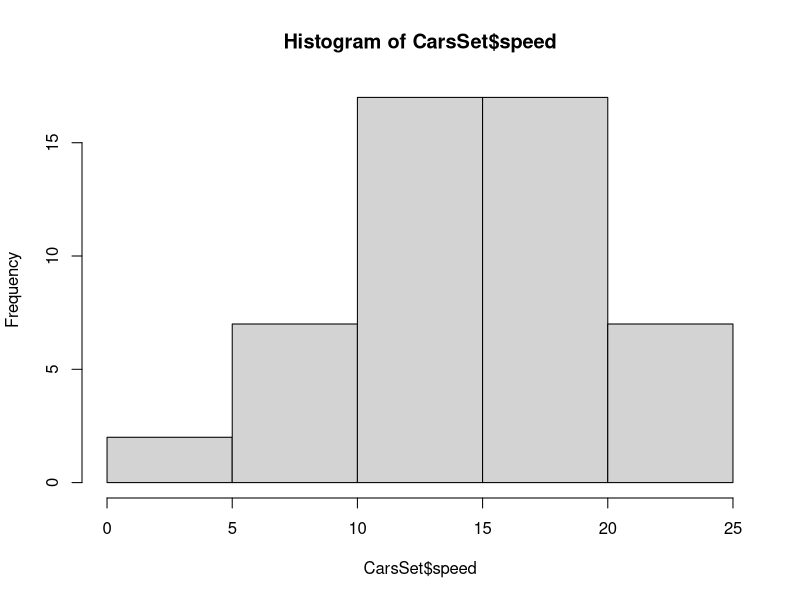
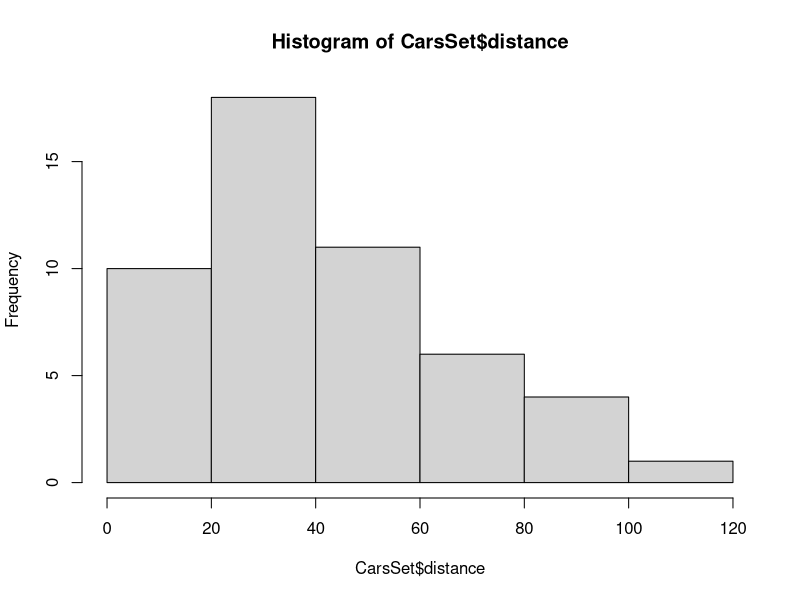
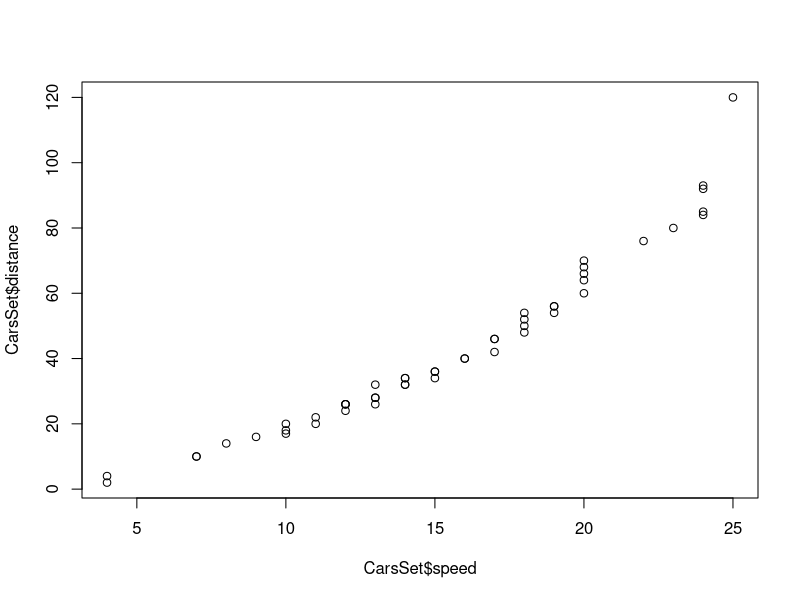
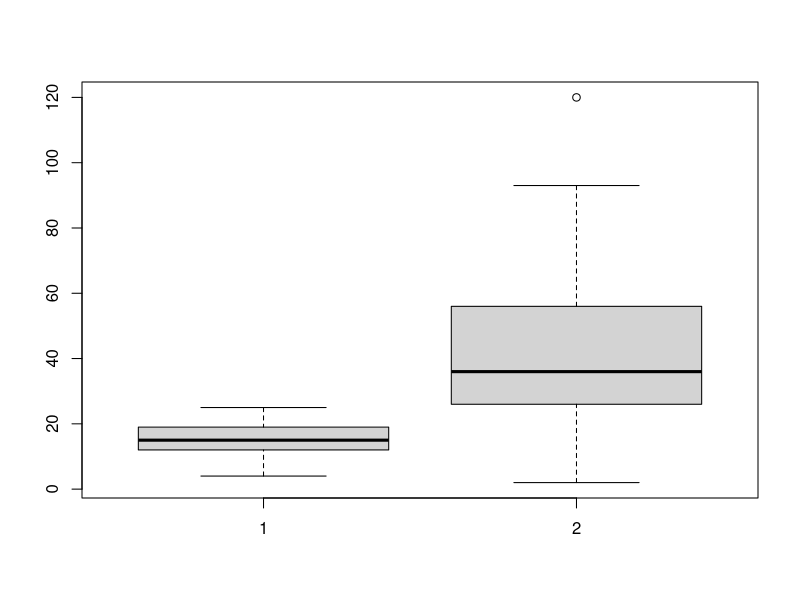

Reproduce these figures in R, in order. (Note: this script raises an error after producing the figures.)
# Libraries
library(readr)
library(rstudioapi)
require("lattice")


# Relative path
setwd(dirname(getActiveDocumentContext()$path))


#### ---- Uploading and Exploring Data ---- ####

CarsSet<- read.csv ("../cars.csv")

names(CarsSet)<-c("name","speed","distance")
attributes(CarsSet)
summary(CarsSet)
str(CarsSet)
CarsSet$name
CarsSet$speed
CarsSet$distance

# Plots
hist(CarsSet$speed)
hist(CarsSet$distance)
plot(CarsSet$speed,CarsSet$distance)
boxplot(CarsSet$speed, CarsSet$distance)
plot(CarsSet$name,CarsSet$speed)
qqnorm(CarsSet$speed)
qqnorm(CarsSet$distance)


#### ---- Preprocessing ---- ####

CarsSet$distance<-as.numeric(CarsSet$distance) # Transforming data type

is.na(CarsSet) # Checking NA 
na.omit(CarsSet$distance) # Removing NA
CarsSet$speed[is.na(CarsSet$speed)]<-mean(CarsSet$speed,na.rm = TRUE) # Replacing by the mean

box_plot <- boxplot(CarsSet[, c("distance","speed")]) # Checking outliers
Carsok <- CarsSet[which(CarsSet$distance != box_plot$out),] # Removing outliers
boxplot(Carsok$distance)


#### ---- Modeling ---- ####

set.seed(123)

# Create Testing and Training Sizes
trainSize<-round(nrow(CarsSet)*0.7)
testSize<-nrow(CarsSet)-trainSize
training_indices<-sample(seq_len(nrow(CarsSet)),size =trainSize)

# Creating train and test Sets
trainSet<-CarsSet[training_indices,]
testSet<-CarsSet[-training_indices,] 

# First linear regression model
CarsModel<-lm(distance~ speed, trainSet)

# Metrics
summary(CarsModel)

# Second lm model - fitting results above 0 (nosense negative values for distance of a car)
CarsModel2 <-lm(distance~0+speed, trainSet)

# Metrics
summary(CarsModel2)

# Plot model
plot(CarsModel2)
par(mfrow = c(2, 2))  # Split the plotting panel into a 2 x 2 grid
plot(CarsModel2)  # Plot the model information

#### ---- Predictions and error analysis ---- ####

CarsPrediction <- predict(CarsModel2,testSet)

sd(testSet$speed - CarsPrediction)

testSet$prediction <- CarsPrediction

Errors <- (CarsPrediction - testSet$distance)
testSet$Errors <- Errors

plot(testSet$Errors)

plot(testSet[, c("distance","prediction")])


# Errors visualization

xyplot(distance ~ speed, data = testSet, type = c("p","r"), col.line = "red")


ggplot(testSet, aes(x = speed, y = distance)) +
  geom_smooth(method = "lm", se = FALSE, color = "lightgrey") +
  geom_segment(aes(xend = speed, yend = prediction), alpha = .2) +
  
  # > Color adjustments made here...
  geom_point(aes(color = Errors)) + # Color mapped to abs(Errors)
  scale_color_continuous(low = "black", high = "red") +  # Colors to use here
  guides(color = FALSE) +  # Color legend removed
  # <
  
  geom_point(aes(y = prediction), shape = 1) +
  theme_bw()
